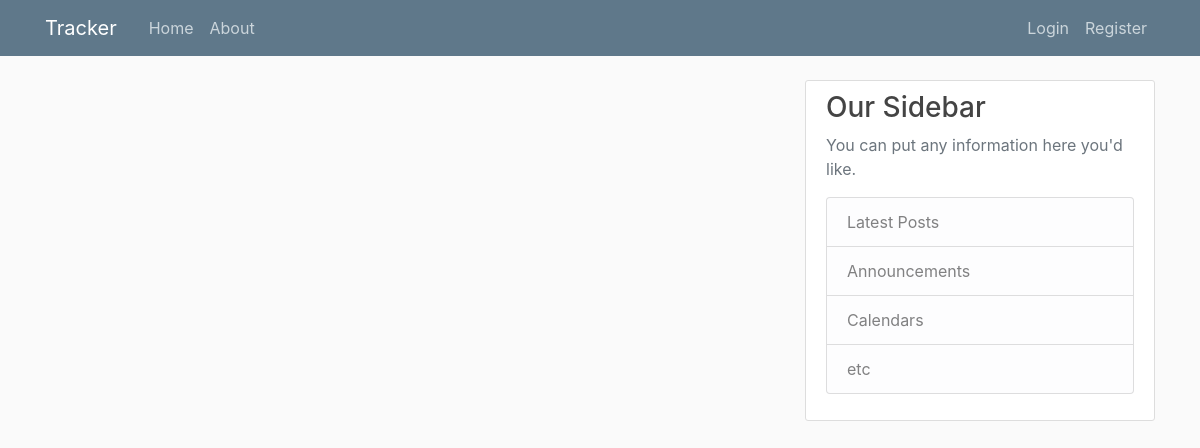
/, run on an earlier commit of the app's database.
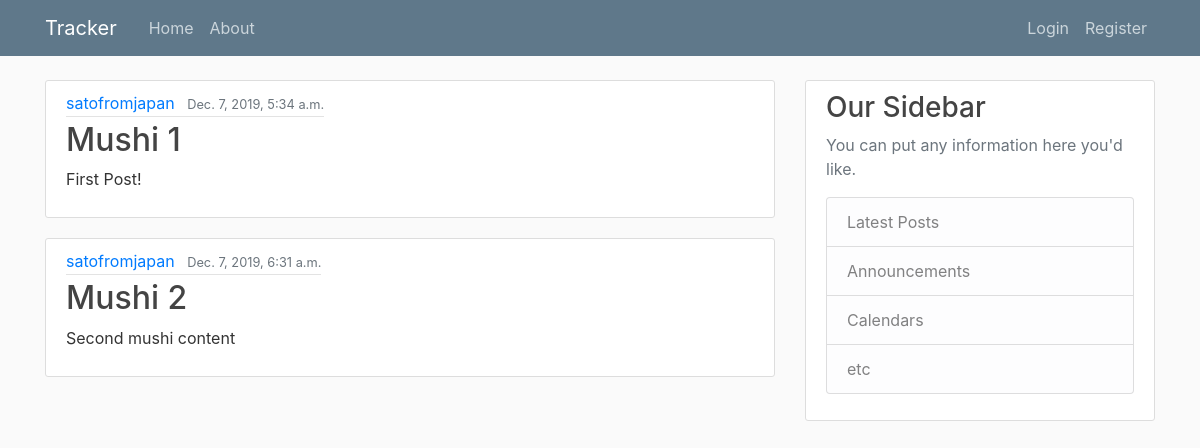
And on a later commit of the database.
### tracker/models.py (models this page shows, shortened)
class Mushi(models.Model):
    title = models.CharField(max_length=100)
    content = models.TextField()
    date_created = models.DateTimeField(default=timezone.now)
    author = models.ForeignKey(User, on_delete=models.PROTECT)

### tracker/views.py (the view)
# urls.py: 2. Add a URL to urlpatterns:  path('', views.home, name='home')
def home(request):
    context = {
        'posts': Mushi.objects.all()
    }
    return render(request, 'tracker/home.html', context)

### tracker/templates/tracker/home.html
{% extends 'tracker/base.html' %}
{% block content %}
    {% for post in posts %}
        <article class="media content-section">
            <div clasee="media-body">
                <div class="article-metadata">
                    <a class="mr-2" href="#">{{ post.author }}</a>
                    <small class="text-muted">{{ post.date_created }}</small>
                </div>
                <h2><a class="article-title" href="#">{{ post.title }}</a></h2>
                <p class="article-content">{{ post.content }}</p>
            </div>
        </article>
    {% endfor %}
{% endblock content %}

### tracker/templates/tracker/base.html (shortened to what this page needs)
{% load static %}
<!doctype html>
<html lang="en">
<head>
<link rel="stylesheet" href="https://stackpath.bootstrapcdn.com/bootstrap/4.4.1/css/bootstrap.min.css">
<link rel="stylesheet" type="text/css" href="{% static 'tracker/main.css' %}">
</head>
<body>
    <header class="site-header">
        <nav class="navbar navbar-expand-md navbar-dark bg-steel fixed-top">
            <div class="container">
                <a class="navbar-brand mr-4" href="{% url 'tracker-home' %}">Tracker</a>
                <div class="collapse navbar-collapse" id="navbarToggle">
                    <div class="navbar-nav mr-auto">
                    <a class="nav-item nav-link" href="{% url 'tracker-home' %}">Home</a>
                    <a class="nav-item nav-link" href="{% url 'tracker-about' %}">About</a>
                    </div>
                    <div class="navbar-nav">
                        {% if user.is_authenticated %}
                            <a class="nav-item nav-link" href="{% url 'profile' %}">Profile</a>
                            <a class="nav-item nav-link" href="{% url 'logout' %}">Logout</a>
                        {% else %}
                            <a class="nav-item nav-link" href="{% url 'login' %}">Login</a>
                            <a class="nav-item nav-link" href="{% url 'register' %}">Register</a>
                        {% endif %}
                    </div>
                </div>
            </div>
        </nav>
    </header>
    <main role="main" class="container">
        <div class="row">
            <div class="col-md-8">
                {% block content %}{% endblock %}
            </div>
            <div class="col-md-4">
            <div class="content-section">
                <h3>Our Sidebar</h3>
                <p class='text-muted'>You can put any information here you'd like.
                <ul class="list-group">
                    <li class="list-group-item list-group-item-light">Latest Posts</li>
                    <li class="list-group-item list-group-item-light">Announcements</li>
                    <li class="list-group-item list-group-item-light">Calendars</li>
                    <li class="list-group-item list-group-item-light">etc</li>
                </ul>
                </p>
            </div>
            </div>
        </div>
    </main>
</body>
</html>

### tracker/static/tracker/main.css (style rules this page uses)
body { background: #fafafa; color: #333333; margin-top: 5rem; }
h1, h2, h3, h4, h5, h6 { color: #444444; }
ul { margin: 0; }
.bg-steel { background-color: #5f788a; }
.site-header .navbar-nav .nav-link { color: #cbd5db; }
.content-section { background: #ffffff; padding: 10px 20px; border: 1px solid #dddddd; border-radius: 3px; margin-bottom: 20px; }
.article-title { color: #444444; }
.article-content { white-space: pre-line; }
.article-metadata { padding-bottom: 1px; margin-bottom: 4px; border-bottom: 1px solid #e3e3e3 }

What changed in the data, as far as the page shows it:
added Mushi: author "satofromjapan", date_created "Dec. 7, 2019, 5:34 a.m.", title "Mushi 1", content "First Post!"
added Mushi: author "satofromjapan", date_created "Dec. 7, 2019, 6:31 a.m.", title "Mushi 2", content "Second mushi content"
